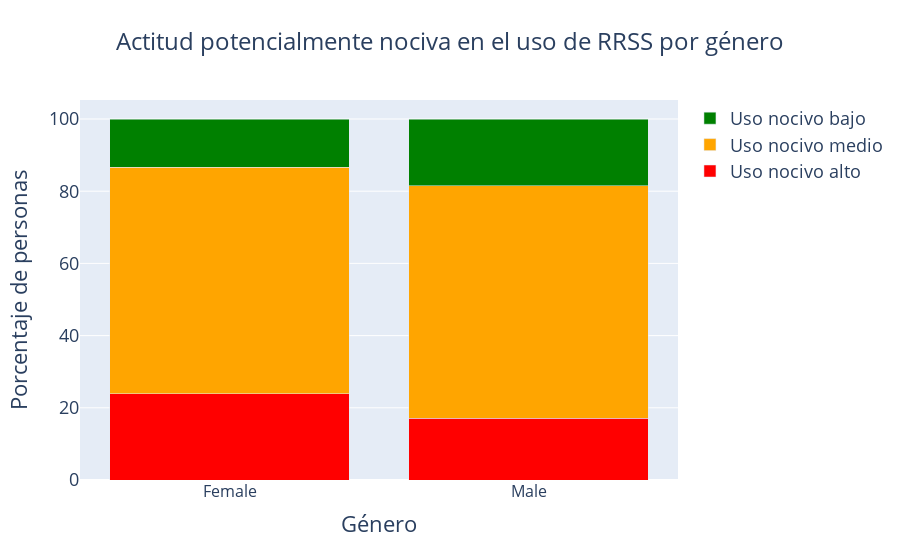

Here is the notebook cell this chart was saved with:
### Code cell
# Excluimos "Other" del grupo 'Género'
df_filtered = df[df['Género'] != 'Other']

df_count = df_filtered.groupby(['Género', 'actitud']).size().unstack().reset_index()

df_count = df_count[['Género', 'Uso nocivo alto', 'Uso nocivo medio', 'Uso nocivo bajo']]

df_percent = df_count.set_index('Género').apply(lambda x: x / x.sum() * 100, axis=1)

colores4 = {'Uso nocivo bajo': 'green', 'Uso nocivo medio': 'orange', 'Uso nocivo alto': 'red'}


fig = go.Figure()

for col in df_percent.columns:
    fig.add_trace(go.Bar(x=df_percent.index, y=df_percent[col], name=col, marker_color=colores4[col]))

fig.update_layout(
    title='Actitud potencialmente nociva en el uso de RRSS por género',
    title_x=0.5,
    title_font=dict(size=24),
    xaxis_title='Género',
    yaxis_title='Porcentaje de personas',
    font=dict(size=18),
    barmode='stack')

fig.update_xaxes(tickfont=dict(size=16))

fig.show()

### Figure 1 — Plotly figure (JSON) as saved in the notebook; plotly's stock layout.template omitted (floating-point values rounded to 4 significant figures)
{"data": [{"marker": {"color": "red"}, "name": "Uso nocivo alto", "type": "bar", "x": ["Female", "Male"], "y": [23.95, 17.06]}, {"marker": {"color": "orange"}, "name": "Uso nocivo medio", "type": "bar", "x": ["Female", "Male"], "y": [62.74, 64.45]}, {"marker": {"color": "green"}, "name": "Uso nocivo bajo", "type": "bar", "x": ["Female", "Male"], "y": [13.31, 18.48]}], "layout": {"barmode": "stack", "font": {"size": 18}, "title": {"font": {"size": 24}, "text": "Actitud potencialmente nociva en el uso de RRSS por género", "x": 0.5}, "xaxis": {"tickfont": {"size": 16}, "title": {"text": "Género"}}, "yaxis": {"title": {"text": "Porcentaje de personas"}}}}
